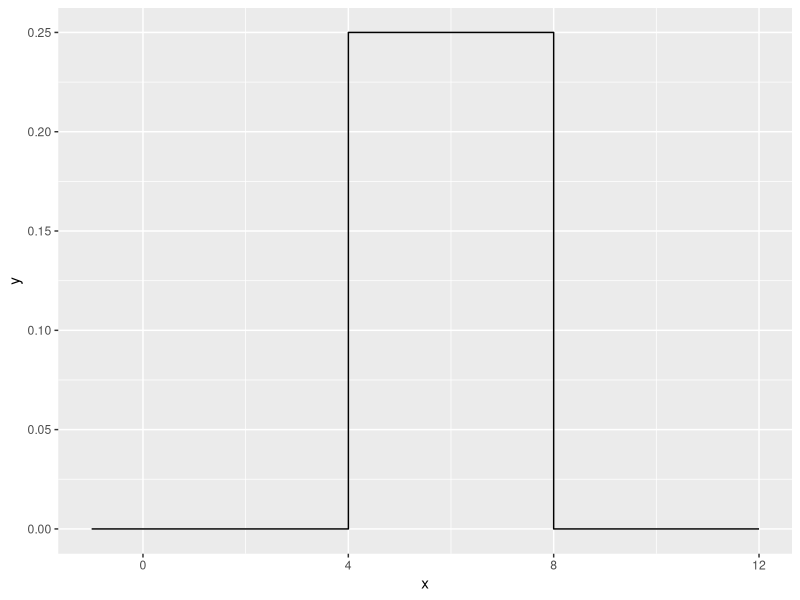
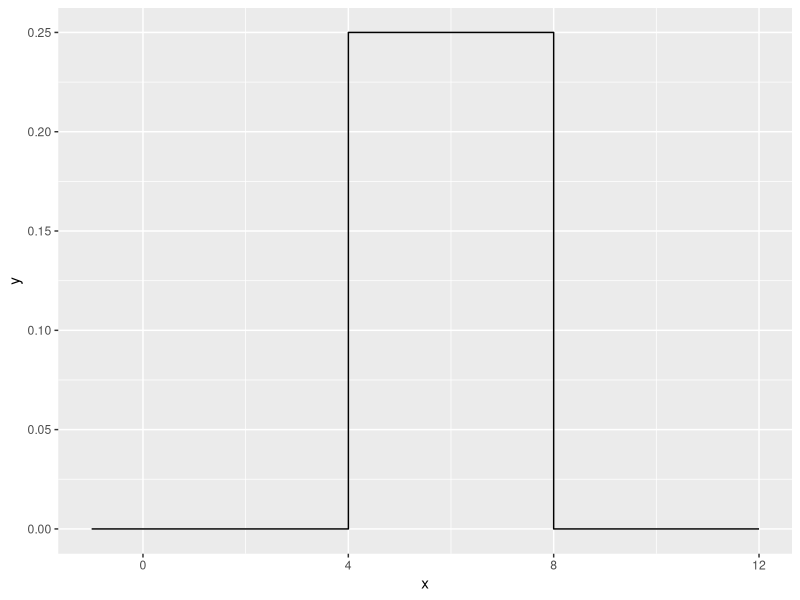
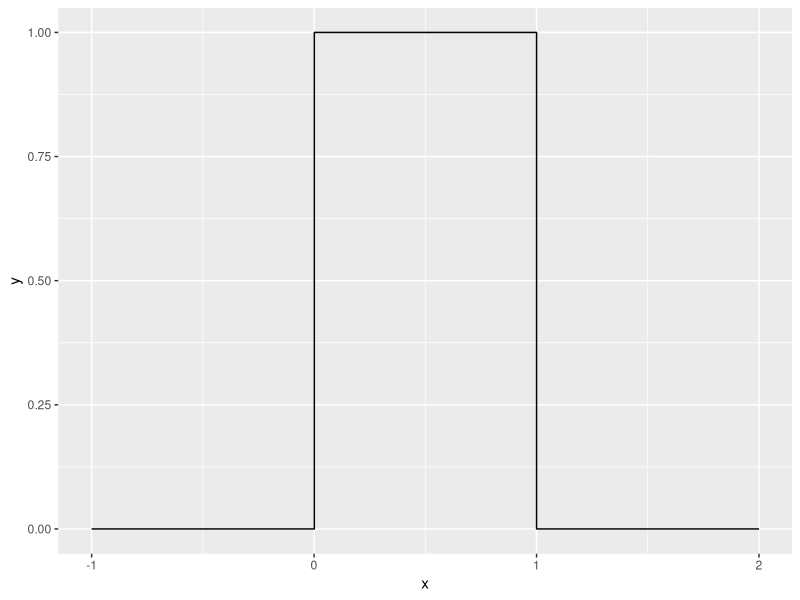

Generate these figures, in order, with R:
## ---- chunk 1
library(tidyverse)
## ---- chunk 2
prob1a.fun <- function(a, b){
  b*a
}
## ---- chunk 3
prob1a.fun(5, 4)
## ---- chunk 4
prob1c.fun <- function(a, b){
  ifelse(a > b, b*a, b - a)
}
## ---- chunk 5
prob1c.fun(5, 4)
prob1c.fun(4, 5)
## ---- chunk 6
duniform <- function(x, a, b){
  if(a < x & x < b)
    x = 1/(b-a)
  else
    x = 0
}

x1 <- duniform(0, 1, 3)
x2 <- duniform(2, 1, 3)
x3 <- duniform(4, 1, 3)
x1
x2
x3
## ---- chunk 7
duniform <- function(x, a, b){
  for(i in 1:length(x)){
  if(a < x[i] & x[i] < b)
    x[i] = 1/(b-a)
  else
    x[i] = 0
  }
 return(x)
  }
## ---- chunk 8
        data.frame( x=seq(-1, 12, by=.001) ) %>%
          mutate( y = duniform(x, 4, 8) ) %>%
          ggplot( aes(x=x, y=y) ) +
          geom_step()
## ---- chunk 9
microbenchmark::microbenchmark( duniform( seq(-4,12,by=.0001), 4, 8), times=100)
## ---- chunk 10
duniform <- function(x, a, b){
  y <- ifelse( a < x & x < b, 1/(b-a), 0)
 return(y)
}

data.frame( x=seq(-1, 12, by=.001) ) %>%
          mutate( y = duniform(x, 4, 8) ) %>%
          ggplot( aes(x=x, y=y) ) +
          geom_step()

microbenchmark::microbenchmark( duniform( seq(-4,12,by=.0001), 4, 8), times=100)
## ---- chunk 11
duniform <- function(x, a=0, b=1){
  
  y <- ifelse( a < x & x < b, 1/(b-a), 0)
 return(y)
}
## ---- chunk 12
        data.frame( x=seq(-1, 2, by=.001) ) %>%
          mutate( y = duniform(x) ) %>%
          ggplot( aes(x=x, y=y) ) +
          geom_step()
## ---- chunk 13
FizzBuzz <- function(n){
  output <- character(n)
  for (i in 1:n){
    if (i%%15==0){
      output[i] <- "Fizz Buzz"
    }
    else if (i%%5==0){
      output[i] <- "Buzz"
    }
    else if (i%%3==0){
      output[i] <- "Fizz"
    }
    else {
      output[i] <- i
    }
  }
  return(output)
}
## ---- chunk 14
 test50 <- FizzBuzz(50)
test50
